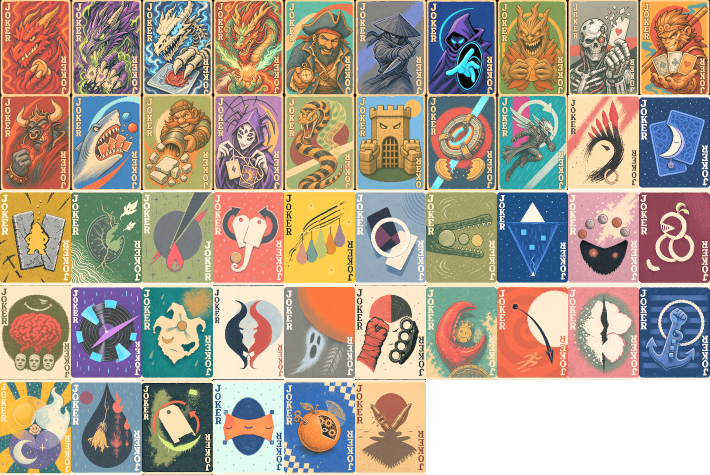
#> input picture mod/DragonFantasyCity/assets/2x/Jokers.png, 1420 x 950 px (shown at 1/2 size)
$ python build_showcase.py
#> lines starting #> are read from the running program, lines starting #| are printed output that depends on the picture
from pathlib import Path

from PIL import Image, ImageDraw


ROOT = Path(__file__).resolve().parents[1]
ATLAS = ROOT / "mod" / "DragonFantasyCity" / "assets" / "2x" / "Jokers.png"
OUT = ROOT / "screenshots"
CELL = (142, 190)


def card(atlas: Image.Image, index: int) -> Image.Image:
    x = (index % 10) * CELL[0]
    y = (index // 10) * CELL[1]
    return atlas.crop((x, y, x + CELL[0], y + CELL[1]))


def montage(atlas: Image.Image, indices: range, columns: int, path: Path) -> None:
    items = [card(atlas, i) for i in indices]
    rows = (len(items) + columns - 1) // columns
    gap = 14
    margin = 24
    canvas = Image.new(
        "RGBA",
        (margin * 2 + columns * CELL[0] + (columns - 1) * gap,
         margin * 2 + rows * CELL[1] + (rows - 1) * gap),
        (18, 24, 25, 255),
    )
    draw = ImageDraw.Draw(canvas)
    for position, image in enumerate(items):
        x = margin + (position % columns) * (CELL[0] + gap)
        y = margin + (position // columns) * (CELL[1] + gap)
        draw.rounded_rectangle(
            (x - 4, y - 4, x + CELL[0] + 3, y + CELL[1] + 3),
            radius=8,
            fill=(213, 169, 60, 70),
        )
        canvas.alpha_composite(image, (x, y))
    canvas.convert("RGB").save(path, quality=92, optimize=True)


def full_roster(atlas: Image.Image, path: Path) -> None:
    cards = [card(atlas, i) for i in range(46)]
    columns = 8
    rows = (len(cards) + columns - 1) // columns
    gap = 8
    margin = 18
    canvas = Image.new(
        "RGBA",
        (margin * 2 + columns * CELL[0] + (columns - 1) * gap,
         margin * 2 + rows * CELL[1] + (rows - 1) * gap),
        (17, 25, 27, 255),
    )
    for position, image in enumerate(cards):
        row = position // columns
        column = position % columns
        cards_in_row = min(columns, len(cards) - row * columns)
        row_offset = (columns - cards_in_row) * (CELL[0] + gap) // 2
        x = margin + row_offset + column * (CELL[0] + gap)
        y = margin + row * (CELL[1] + gap)
        canvas.alpha_composite(image, (x, y))
    canvas.convert("RGB").save(path, quality=91, optimize=True)


if __name__ == "__main__":
    OUT.mkdir(parents=True, exist_ok=True)
    with Image.open(ATLAS).convert("RGBA") as atlas_image:
#> atlas_image is the input picture: PIL image 1420x950 RGBA; mean R, G, B, A 152.9, 136.9, 120.6, 234.6
        montage(atlas_image, range(0, 4), 4, OUT / "legendary-showcase.jpg")
#> in montage, `items = [card(atlas, i) for i in indices]`: items = 4 items
#> in montage, `rows = (len(items) + columns - 1) // columns`: rows = 1
#> the loop in montage, `for position, image in enumerate(items):` made 4 passes
#> x on passes 1 to 4: 24, 180, 336, 492
#> in montage, `canvas.convert("RGB").save(path, quality=92, optimize=True)`:
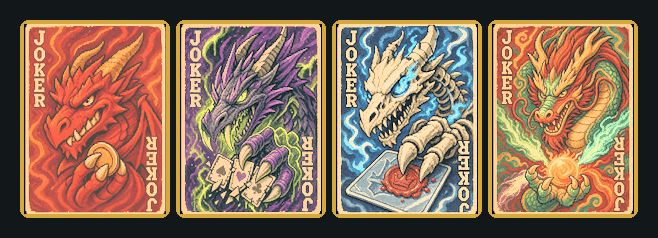
#> saved as legendary-showcase.jpg: PIL image 658x238 RGB; mean R, G, B 136.3, 108.6, 86.1
        montage(atlas_image, range(4, 18), 7, OUT / "rare-showcase.jpg")
#> call 2 of montage, with columns = 7
#> in montage (call 2), `items = [card(atlas, i) for i in indices]`: items = 14 items
#> in montage (call 2), `rows = (len(items) + columns - 1) // columns`: rows = 2
#> in montage (call 2), `canvas = Image.new( "RGBA", (margin * 2 + columns * CELL[0] + (columns..`:
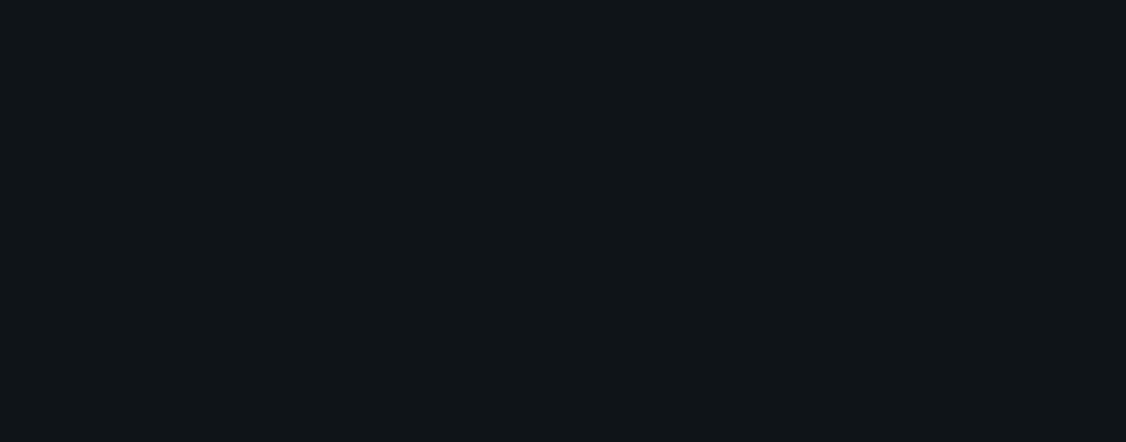
#> canvas: PIL image 1126x442 RGBA; mean R, G, B, A 18, 24, 25, 255
#> the loop in montage (call 2), `for position, image in enumerate(items):` made 14 passes
#> (x, y) on passes 1 to 12: (24, 24), (180, 24), (336, 24), (492, 24), (648, 24), (804, 24), (960, 24), (24, 228), (180, 228), (336, 228), (492, 228), (648, 228)
#> in montage (call 2), `canvas.convert("RGB").save(path, quality=92, optimize=True)`:
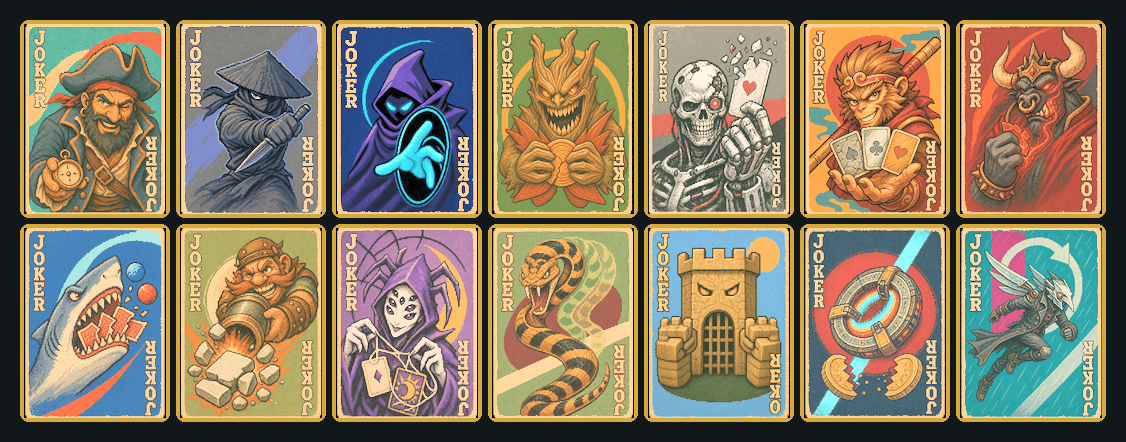
#> saved as rare-showcase.jpg: PIL image 1126x442 RGB; mean R, G, B 137.5, 123.5, 98.6
        montage(atlas_image, range(18, 46), 7, OUT / "uncommon-showcase.jpg")
#> call 3 of montage, with columns = 7
#> in montage (call 3), `items = [card(atlas, i) for i in indices]`: items = 28 items
#> in montage (call 3), `rows = (len(items) + columns - 1) // columns`: rows = 4
#> in montage (call 3), `canvas = Image.new( "RGBA", (margin * 2 + columns * CELL[0] + (columns..`:
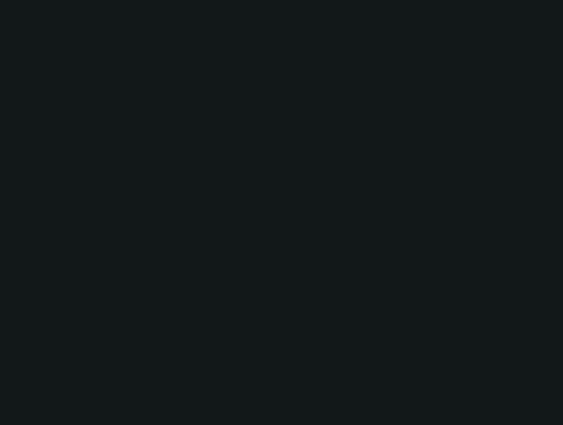
#> canvas: PIL image 1126x850 RGBA (shown at 1/2 size); mean R, G, B, A 18, 24, 25, 255
#> the loop in montage (call 3), `for position, image in enumerate(items):` made 28 passes
#> in montage (call 3), `canvas.convert("RGB").save(path, quality=92, optimize=True)`:
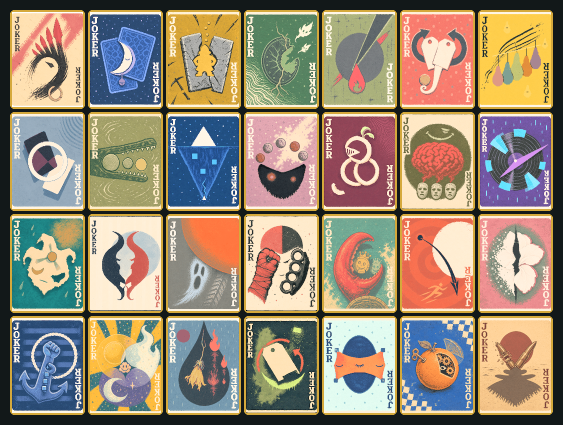
#> saved as uncommon-showcase.jpg: PIL image 1126x850 RGB (shown at 1/2 size); mean R, G, B 153.5, 138.8, 118.8
        full_roster(atlas_image, OUT / "full-roster.jpg")
#> in full_roster, `cards = [card(atlas, i) for i in range(46)]`: cards = 46 items
#> in full_roster, `rows = (len(cards) + columns - 1) // columns`: rows = 6
#> in full_roster, `canvas = Image.new( "RGBA", (margin * 2 + columns * CELL[0] + (columns..`:
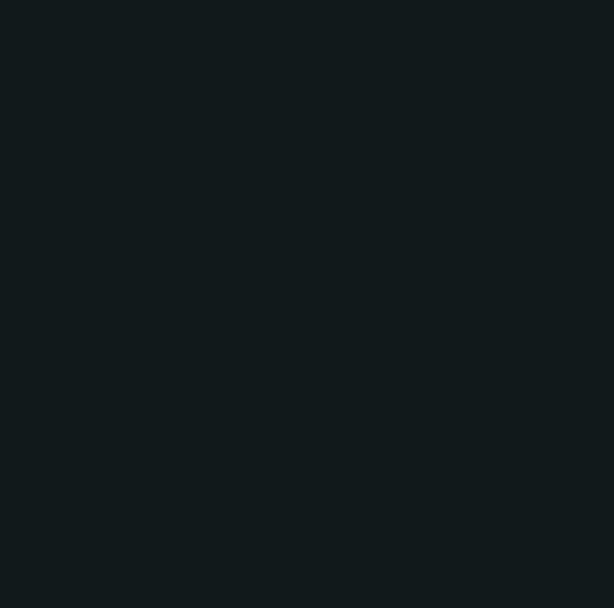
#> canvas: PIL image 1228x1216 RGBA (shown at 1/2 size); mean R, G, B, A 17, 25, 27, 255
#> the loop in full_roster, `for position, image in enumerate(cards):` made 46 passes
#> (row, column, cards_in_row, row_offset, x, y) on passes 1 to 12: (0, 0, 8, 0, 18, 18), (0, 1, 8, 0, 168, 18), (0, 2, 8, 0, 318, 18), (0, 3, 8, 0, 468, 18), (0, 4, 8, 0, 618, 18), (0, 5, 8, 0, 768, 18), (0, 6, 8, 0, 918, 18), (0, 7, 8, 0, 1068, 18), (1, 0, 8, 0, 18, 216), (1, 1, 8, 0, 168, 216), (1, 2, 8, 0, 318, 216), (1, 3, 8, 0, 468, 216)
#> after the loop in full_roster, `for position, image in enumerate(cards):`:
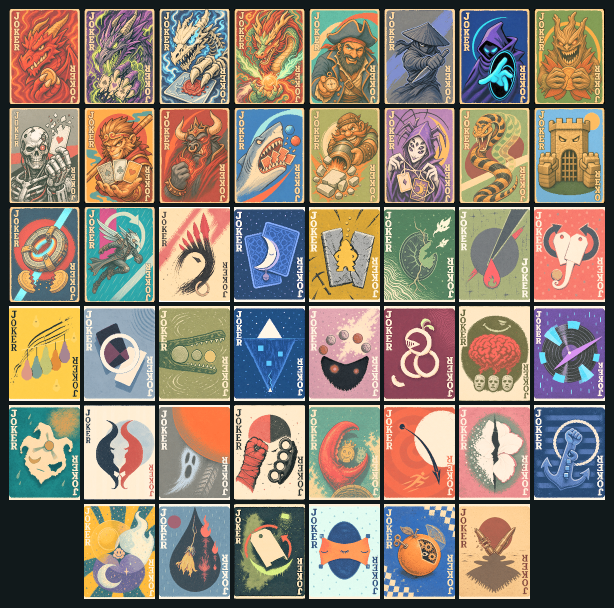
#> canvas: PIL image 1228x1216 RGBA (shown at 1/2 size); mean R, G, B, A 141, 127.9, 113.5, 255
    print("Built README showcase images in", OUT)
